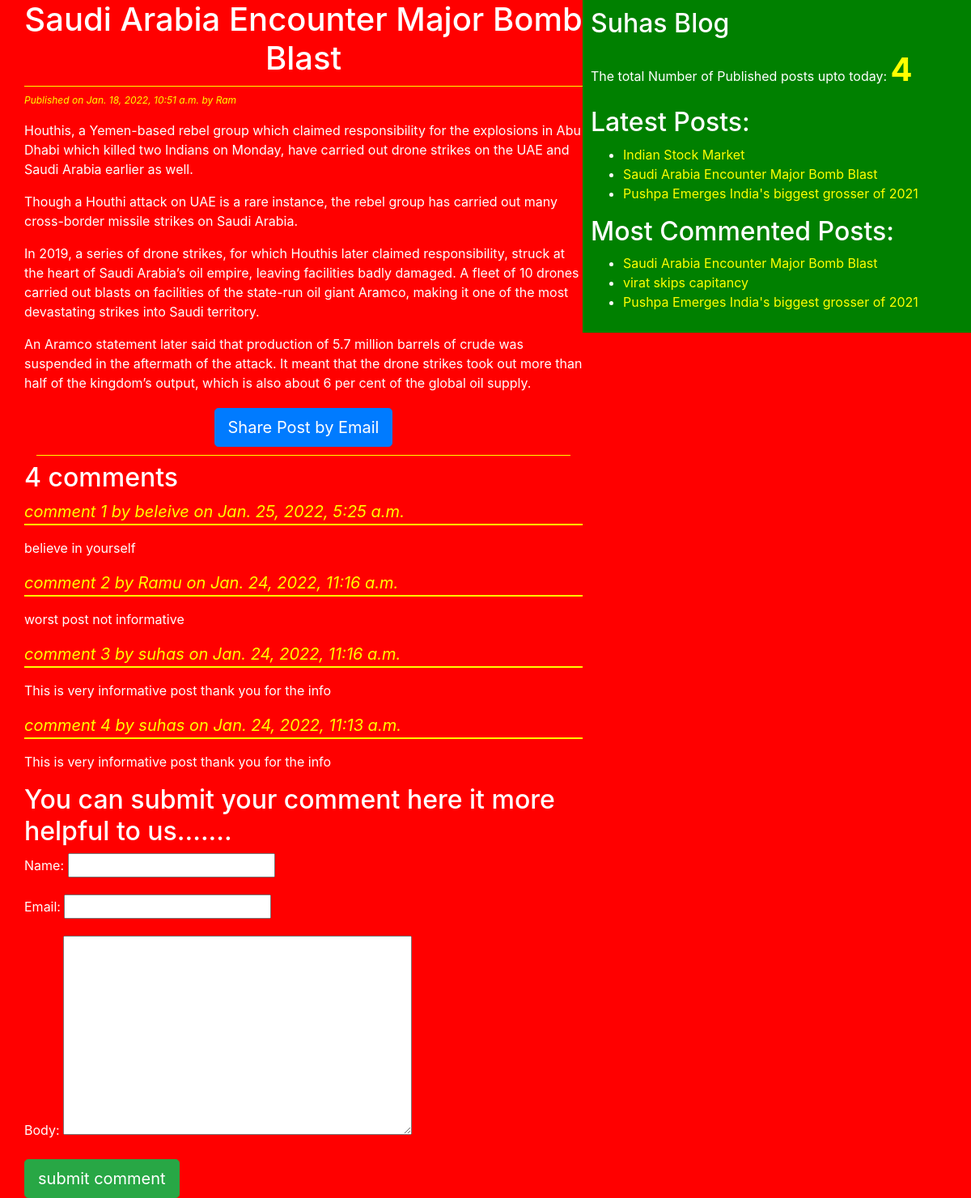
Page /2022/01/18/saudi-arabia-encounter-major-bomb-blast/ on the committed database.
### testapp/models.py (models this page shows, shortened)
class Post(models.Model):
    STATUS_CHOICES=(('draft','Draft'),('published','Published'))
    title=models.CharField(max_length=250)
    slug=models.SlugField(max_length=400)
    author=models.ForeignKey(User,related_name='blog_posts',on_delete=models.CASCADE)
    body=models.TextField()
    publish=models.DateTimeField(default=timezone.now)
    created=models.DateTimeField(auto_now_add=True)
    updated=models.DateTimeField(auto_now=True)
    status=models.CharField(max_length=10,choices=STATUS_CHOICES,default='draft')
    tags=TaggableManager()
    class Meta:
        ordering=('-publish',)
    def get_absolute_url(self):
        return reverse('blog_detail',args=[self.publish.year,self.publish.strftime('%m'),self.publish.strftime('%d'),self.slug])

class Comment(models.Model):
    post=models.ForeignKey(Post,related_name='comments',on_delete=models.CASCADE)
    name=models.CharField(max_length=30)
    email=models.EmailField()
    body=models.TextField()
    created=models.DateTimeField(auto_now_add=True)
    updated=models.DateTimeField(auto_now=True)
    active=models.BooleanField(default=True)
    class Meta:
        ordering=('-created',)

### testapp/views.py (the view)
# urls.py: re_path('(?P<year>\d{4})/(?P<month>\d{2})/(?P<day>\d{2})/(?P<blog>[-\w]+)/$', views.post_detail_view,name='blog_detail'),
def post_detail_view(request,year,month,day,blog):
    blog_detail=get_object_or_404(Post,slug=blog,status='published',publish__year=year,publish__month=month,publish__day=day)
    comments=blog_detail.comments.filter(active=True)
    csubmit=False
    if request.method=='POST':
        form=CommentForm(request.POST)
        if form.is_valid():
            new_comment=form.save(commit=False)
            new_comment.post=blog_detail
            new_comment.save()
            csubmit=True
    else:
        form=CommentForm()
    return render(request,'testapp/post_detail.html',{'blog_detail':blog_detail,'form':form,'csubmit':csubmit,'comments':comments})

### testapp/forms.py
class CommentForm(forms.ModelForm):
    class Meta:
        model=Comment
        fields=('name','email','body')

### testapp/templatetags/blog_tags.py (called while the page is built)
@register.simple_tag(name='my_tag')
def total_posts():
    return Post.objects.count()

@register.inclusion_tag('testapp/latestpost123.html')
def show_latest_posts():
    latest_posts=Post.objects.order_by('-publish')[:3]
    return {'latest_posts':latest_posts}

@register.simple_tag()
def get_most_commented_posts(count=3):
    return Post.objects.annotate(total_comments=Count('comments')).order_by('-total_comments')[:count]

### templates/testapp/post_detail.html (shortened to what this page needs)
<!DOCTYPE html>
{%extends 'testapp/base.html'%}
{%load static%}
{%block body_block%}
<div class="">
  <h1>{{blog_detail.title}}</h1>
  <p id='date'>Published on {{blog_detail.publish}} by {{blog_detail.author|title}}</p>
  <p>{{blog_detail.body |linebreaks}}</p>
</div>
<div class="container" align='center'>
  <h1><a href="/{{blog_detail.id}}/share" class="btn btn-primary btn-lg">Share Post by Email</a></h1>
</div>
{%with comments.count as comments_count%}
<h2>{{comments_count}} comment{{comments_count | pluralize}}</h2>
{%endwith%}
{%if comments%}
     {%for comment in comments%}
      <p id='cb'>comment {{forloop.counter}} by {{comment.name}} on {{comment.created}}</p>
        <div class="cb">{{comment.body | linebreaks}}</div>
{%endfor%}
{%else%}
       <p>There is no comments</p>
  {%endif%}
   {%if csubmit%}
                <h2>Your comment submitted successfully</h2>
   {%else%}
   <h2>You can submit your comment here it more helpful to us.......</h2>
      <form method="post">
            {{form.as_p}}
                  <input type="submit" name="" class="btn btn-lg btn-success" value="submit comment">
     </form>
{%endif%}
{%endblock%}

### templates/testapp/base.html (shortened to what this page needs)
<!DOCTYPE html>
{%load blog_tags%}
{%load static%}
<html lang="en" dir="ltr">
  <head>
    <link rel="stylesheet" href="https://cdn.jsdelivr.net/npm/bootstrap@4.5.3/dist/css/bootstrap.min.css">
<link rel="stylesheet" href="https://cdn.jsdelivr.net/npm/bootstrap@4.5.3/dist/css/bootstrap.min.css">
<link rel="stylesheet" href="{%static "css/blogstyles.css"%}">
  </head>
  <body>
    <div class="content">
      {%block body_block%}
      {%endblock%}
    </div>
    <div class="sidebar">
        <h2>Suhas Blog</h2>
      <p>The total Number of Published posts upto today: <span id="tag">{%my_tag%}</span></p>
      <h2>Latest Posts:</h2>{%show_latest_posts%}
       <h2>Most Commented Posts:</h2>
       {%get_most_commented_posts as most_commented_posts%}
       <ul>
         {%for post in most_commented_posts%}
         <li><a href="{{post.get_absolute_url}}">{{post.title}}</a></li>
         {%endfor%}
       </ul>
</div>
  </body>
</html>

### templates/testapp/latestpost123.html
<ul>
  {%for post in latest_posts%}
  <li> <a href="{{post.get_absolute_url}}">{{post.title}}</a></li>
  {%endfor%}
</ul>

### static/css/blogstyles.css (style rules this page uses)
.content { width:60%; float:left; padding: 0 0 0 30px; background: red; height: 100%; }
.sidebar { width: 40%; float: right; padding: 10px; background: green; height: 100% }
h1 { text-align: center; border-bottom: 1px solid yellow; padding-bottom: 10px; }
body { color: white; background: red; }
a { color: yellow; }
#date { color:yellow; font-size: 12px; font-style:italic; }
#cb { color:yellow; font-size: 20px; font-style:italic; border-bottom: 2px solid yellow; }
#tag { font-size: 40px; color:yellow; font-weight: bold; }

### rows in the picture
Post: title "Saudi Arabia Encounter Major Bomb Blast", publish "Jan. 18, 2022, 10:51 a.m.", author "Ram", body "Houthis, a Yemen-based rebel group which claimed responsibility for the explosions in Abu Dhabi which killed two Indians on Monday, have carried out drone strikes on the UAE and Saudi Arabia earlier as well. Though a Houthi attack on UAE is a rare instance, the rebel group has carried out many cross-border missile strikes on Saudi Arabia. In 2019, a series of drone strikes, for which Houthis later claimed responsibility, struck at the heart of Saudi Arabia’s oil empire, leaving facilities badly damaged. A fleet of 10 drones carried out blasts on facilities of the state-run oil giant Aramco, making it one of the most devastating strikes into Saudi territory. An Aramco statement later said…"
Comment: name "beleive", created "Jan. 25, 2022, 5:25 a.m.", body "believe in yourself"
Comment: name "Ramu", created "Jan. 24, 2022, 11:16 a.m.", body "worst post not informative"
Comment: name "suhas", created "Jan. 24, 2022, 11:16 a.m.", body "This is very informative post thank you for the info"
Comment: name "suhas", created "Jan. 24, 2022, 11:13 a.m.", body "This is very informative post thank you for the info"
Post: title "Indian Stock Market"
Post: title "Pushpa Emerges India's biggest grosser of 2021"
Post: title "virat skips capitancy"

### other values in the picture
{{ comments_count }} "4"
{{ comments_count | pluralize }} "s"
